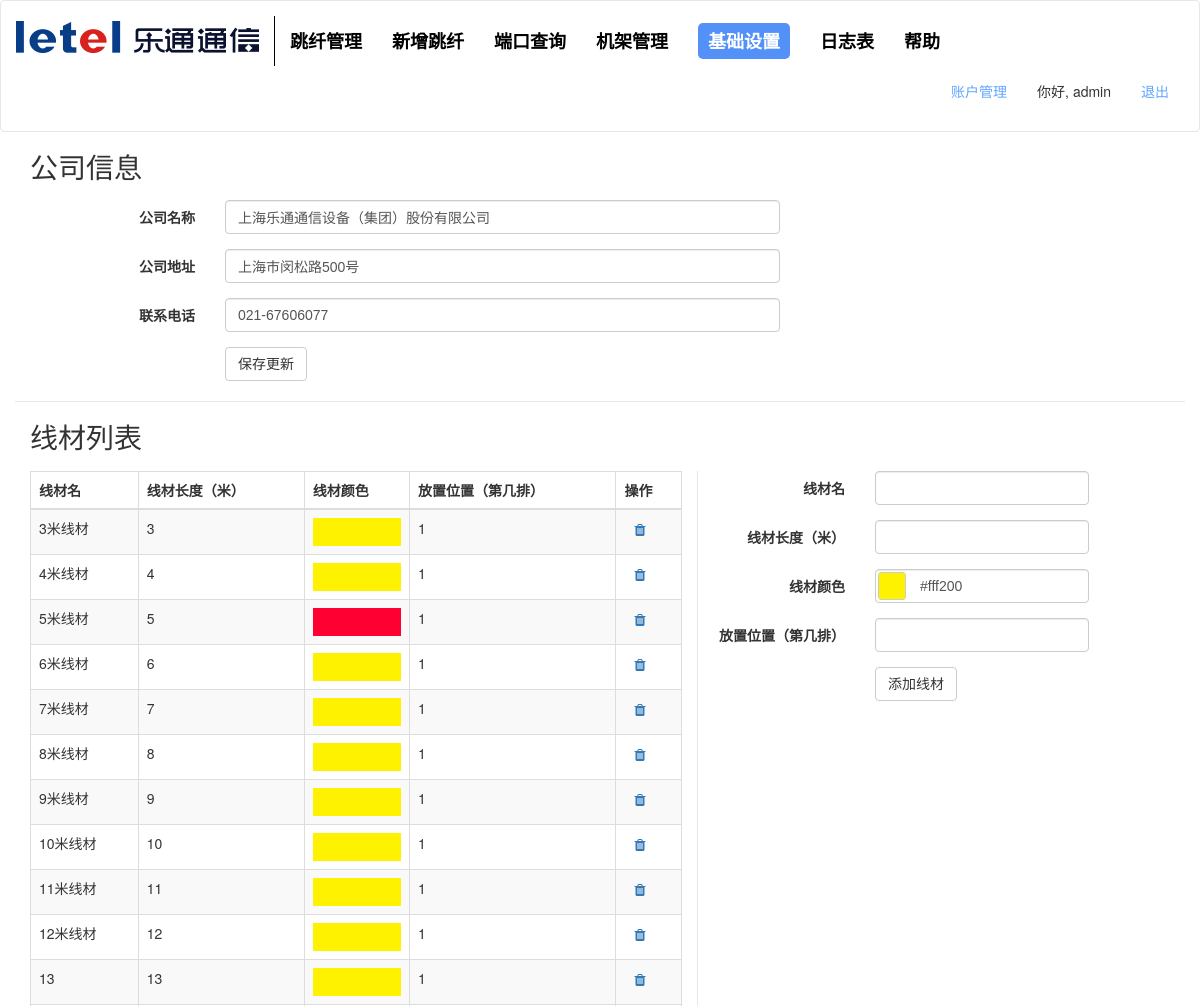
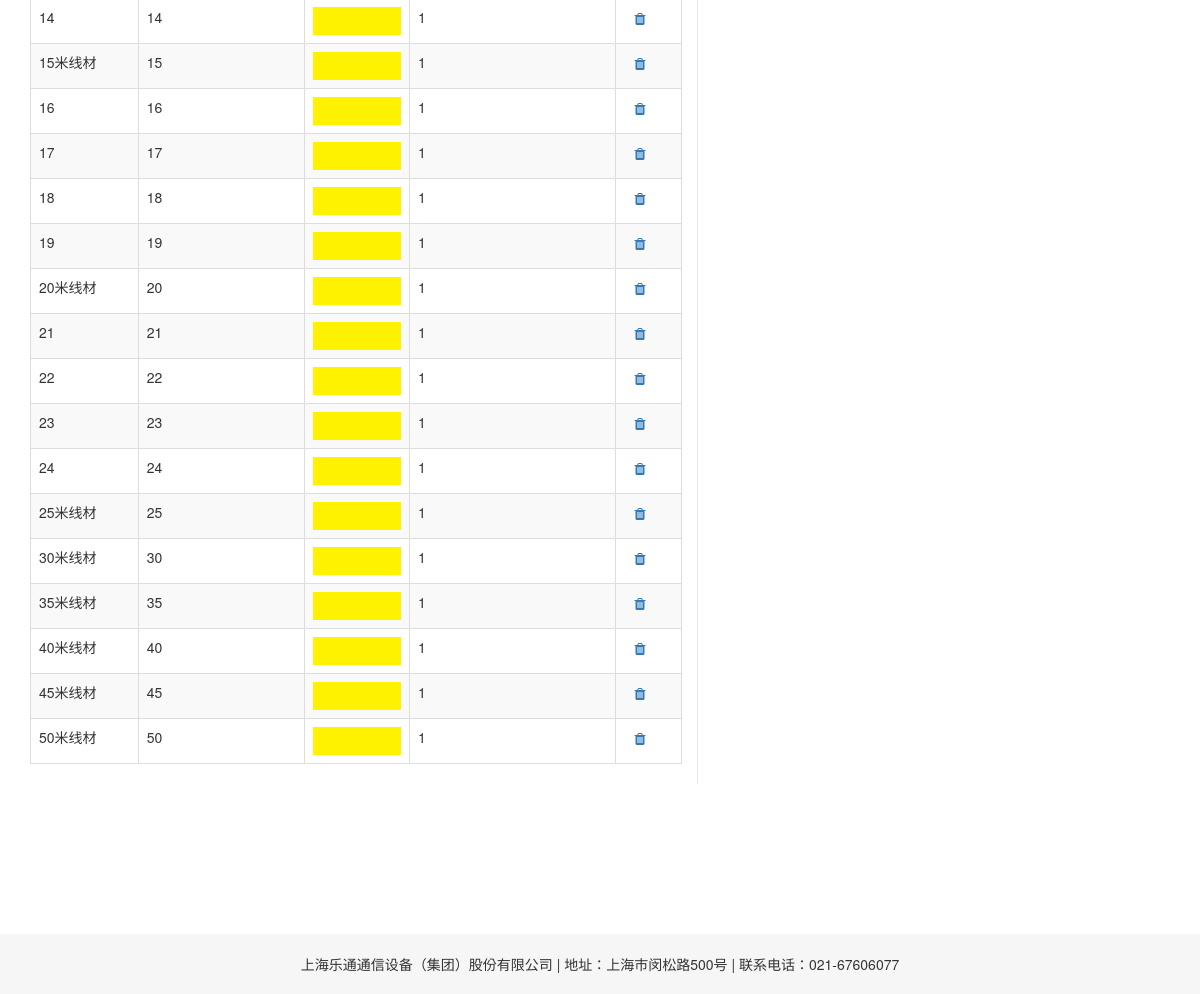
The page /setting (signed in) on the database its author committed (2 pictures, top to bottom).
### app/models.py (models this page shows, shortened)
class User(UserMixin, db.Model):
    __tablename__ = 'User'
    id = db.Column(db.Integer, primary_key=True)
    email = db.Column(db.String(64))
    username = db.Column(db.String(64), unique=True, index=True)
    password_hash = db.Column(db.String(128))
    role_id = db.Column(db.Integer, db.ForeignKey('roles.id')) #外键role_id = roles.id= roles表中的id
    status = db.Column(db.Boolean, default=True)
    login_time = db.Column(db.DateTime)
    logout_time = db.Column(db.DateTime)
    logs = db.relationship('Log', backref='user', lazy='dynamic')
    @property
    def password(self):
        raise AttributeError('password is not a readable attribute')
    def can(self, permissions):
        return self.role is not None and \
            (self.role.permissions & permissions) == permissions
    def is_administrator(self):
        return self.can(Permission.ADMINISTER)

class CompanyTable(db.Model):
    __tablename__ = 'Company'
    id = db.Column(db.Integer, primary_key=True)
    company_name = db.Column(db.String(128))
    company_address = db.Column(db.String(128))
    company_tel = db.Column(db.String(16))

class LineTable(db.Model):
    __tablename__ = 'Line'
    id = db.Column(db.Integer, primary_key=True)
    line_name = db.Column(db.String(16))  # 线材名
    line = db.Column(db.Integer)  # 线材长度
    line_color = db.Column(db.String(16))
    line_place = db.Column(db.String(32))  # 放置位置

### app/main/views.py (the view, shortened to what this page needs)
@main.route('/setting', methods=['GET', 'POST'])
@login_required
def setting():
    form = SettingForm()
    form.company_name.render_kw = {'class': 'form-control'}
    form.company_address.render_kw = {'class': 'form-control'}
    form.company_tel.render_kw = {'class': 'form-control'}
    form.line_name.render_kw = {'class': 'form-control'}
    form.line.render_kw = {'class': 'form-control'}
    form.line_color.render_kw = {'class': 'form-control demo',
                                 'data-control': 'hue'}
    form.line_place.render_kw = {'class': 'form-control'}
    form.kuapai_buchang.render_kw = {'class': 'form-control'}
    lineTables = LineTable.query.order_by(LineTable.line.asc()).all()
    companyTables = CompanyTable.query.all()
    if companyTables:
        form.company_name.data = companyTables[0].company_name
        form.company_address.data = companyTables[0].company_address
        form.company_tel.data = companyTables[0].company_tel
    company = CompanyTable.query.first()
    return  render_template('setting.html', form=form, lineTables=lineTables, companyTables=companyTables, company=company)

### app/main/forms.py
class SettingForm(FlaskForm):
    company_name = StringField('公司名称')
    company_address = StringField('公司地址')
    company_tel = StringField('联系电话')
    line_name = StringField('线材名')
    line = IntegerField('线材长度（米）')
    line_color = StringField('线材颜色', default='#FFF200')
    line_place = StringField('放置位置（第几排）')
    kuapai_buchang = IntegerField('机架跨排补偿')
    submit1 = SubmitField('保存更新')
    submit2 = SubmitField('添加线材')
    submit3 = SubmitField('保存修改')

### app/models.py (called while the page is built)
@login_manager.user_loader
def load_user(user_id):
    return User.query.get(int(user_id))

### app/templates/setting.html (shortened to what this page needs)
{% extends "base.html" %}
{% import "bootstrap/wtf.html" as wtf %}
{% block styles %}
    {{ super() }}
    <link href={{ url_for('static', filename = 'vendor/app/css/setting.css') }} rel="stylesheet">
    <link href={{ url_for('static', filename = 'jQuery-minicolors/jquery.minicolors.css') }} rel="stylesheet">
{% endblock %}
{% block page_content %}
<form class="form-horizontal" method="POST">
    <h1>公司信息</h1>
    <div class="form-group">
        <label for="company_name" class="col-md-2 control-label">{{ form.company_name.label }}</label>
        <div class="col-md-6">
            {{ form.company_name }}
        </div>
    </div>
    <div class="form-group">
        <label for="company_address" class="col-md-2 control-label">{{ form.company_address.label }}</label>
        <div class="col-md-6">
            {{ form.company_address }}
        </div>
    </div>
    <div class="form-group">
        <label for="company_tel" class="col-md-2 control-label">{{ form.company_tel.label }}</label>
        <div class="col-md-6">
            {{ form.company_tel }}
        </div>
    </div>
    <div class="form-group">
        <div class="col-md-offset-2 col-md-4">
          <button type="submit" class="btn btn-default" name="save_company">保存更新</button>
        </div>
    </div>
    <h1>线材列表</h1>
    <div class="row">
        <div class="col-md-7 xiancai-table">
            <div class="table-responsive">
                <table class="table table-striped table-bordered table-hover">
                    <thead>
                        <tr>
                            <th>线材名</th>
                            <th>线材长度（米）</th>
                            <th>线材颜色</th>
                            <th>放置位置（第几排）</th>
                            <th>操作</th>
                        </tr>
                    </thead>
                    <tbody>
                        {% for lineTable in lineTables %}
                            <tr>
                                <td>{{ lineTable.line_name }}</td>
                                <td>{{ lineTable.line }}</td>
                                <td><input type="hidden" id="hidden-input" class="demo" value="{{ lineTable.line_color }}"></td>
                                <td>{{ lineTable.line_place }}</td>
                                <td>
                                    <a class="icon" href="/setting/line/delete/{{ lineTable.id }}" title="删除" style="margin-left: 10px;">
                                        <span class="fa fa-trash glyphicon glyphicon-trash"></span>
                                    </a>
                                </td>
                            </tr>
                        {% endfor %}
                    </tbody>
                </table>
            </div>
        </div>
        <div class="col-md-5">
            <div class="form-group">
                <label for="line_name" class="col-md-4 control-label">{{ form.line_name.label }}</label>
                <div class="col-md-6">
                    {{ form.line_name }}
                </div>
            </div>
            <div class="form-group">
                <label for="line_name" class="col-md-4 control-label">{{ form.line.label }}</label>
                <div class="col-md-6">
                    {{ form.line }}
                </div>
            </div>
            <div class="form-group">
                <label for="line_color" class="col-md-4 control-label">{{ form.line_color.label }}</label>
                <div class="col-md-6">
                    {{ form.line_color }}
                </div>
            </div>
            <div class="form-group">
                <label for="line_place" class="col-md-4 control-label">{{ form.line_place.label }}</label>
                <div class="col-md-6">
                    {{ form.line_place }}
                </div>
            </div>
            <div class="form-group">
                <div class="col-md-offset-4 col-md-4">
                  <button type="submit" class="btn btn-default" name="add_xiancai">添加线材</button>
                </div>
            </div>
        </div>
    </div>
</form>
{% endblock %}
{% block scripts %}
<footer class="text-center">
    <span class="footer">{{ company.company_name }} | 地址：{{ company.company_address }} | 联系电话：{{ company.company_tel }}</span>
</footer>
{% endblock %}

### app/templates/base.html (shortened to what this page needs)
{% extends "bootstrap/base.html" %}
{% block styles %}
    {{ super() }}
    <link href={{ url_for('static', filename = 'vendor/bootstrap/css/bootstrap.min.css') }} rel="stylesheet">
    <link href={{ url_for('static', filename = 'vendor/app/css/normalize.css') }} rel="stylesheet">
    <link href={{ url_for('static', filename = 'vendor/app/css/base.css') }} rel="stylesheet">
    <link href={{ url_for('static', filename = 'vendor/font-awesome/css/font-awesome.min.css') }} rel="stylesheet" type="text/css">
{% endblock %}
{% block body_attribs %}
     onload="draw();"
{% endblock %}
{% block navbar %}
    <div class="navbar navbar-default" role="navigation">
        <div class="container">
            <div class="navbar-header">
                <a class="navbar-brand" href="/"><img src="/static/images/logo.jpg"></a>
            </div>
            <div class="navbar-collapse collapse">
                <ul class="nav navbar-nav">
                    <li><a href="/"><span>跳纤管理</span></a></li>
                    <li><a href="/new-jumping"><span>新增跳纤</span></a></li>
                    <li><a href="/interface"><span>端口查询</span></a></li>
                    <li><a href="/shebei"><span>机架管理</span></a></li>
                    <li><a href="/setting"><span>基础设置</span></a></li>
                    <li><a href="/log"><span>日志表</span></a></li>
                    <li><a href="/help"><span>帮助</span></a></li>
                </ul>
                <ul class="nav navbar-nav navbar-right">
                    {% if current_user.is_administrator() %}
                        <li><a href="{{ url_for('auth.account') }}">账户管理</a></li>
                    {% endif %}
                    {% if current_user.is_authenticated %}
                        <li class="hello-user"><span>你好, {{ current_user.username }}</span></li>
                        <li><a href="{{ url_for('auth.logout') }}">退出</a></li>
                    {% else %}
                        <li><a href="{{ url_for('auth.login') }}">登入</a></li>
                    {% endif %}
                </ul>
            </div>
        </div>
    </div>
{% endblock %}
{% block content %}
<div class="container">
{% block page_content %}{% endblock %}
</div>
{% endblock %}

### rows shown on the page
User: username "admin"
CompanyTable: company_name "上海乐通通信设备（集团）股份有限公司", company_address "上海市闵松路500号", company_tel "021-67606077"
LineTable: line_name "3米线材", line "3", line_place "1"
LineTable: line_name "4米线材", line "4", line_place "1"
LineTable: line_name "5米线材", line "5", line_place "1"
LineTable: line_name "6米线材", line "6", line_place "1"
LineTable: line_name "7米线材", line "7", line_place "1"
LineTable: line_name "8米线材", line "8", line_place "1"
LineTable: line_name "9米线材", line "9", line_place "1"
LineTable: line_name "10米线材", line "10", line_place "1"
LineTable: line_name "11米线材", line "11", line_place "1"
LineTable: line_name "12米线材", line "12", line_place "1"
LineTable: line_name "13", line "13", line_place "1"
LineTable: line_name "14", line "14", line_place "1"
LineTable: line_name "15米线材", line "15", line_place "1"
LineTable: line_name "16", line "16", line_place "1"
LineTable: line_name "17", line "17", line_place "1"
LineTable: line_name "18", line "18", line_place "1"
LineTable: line_name "19", line "19", line_place "1"
LineTable: line_name "20米线材", line "20", line_place "1"
LineTable: line_name "21", line "21", line_place "1"
LineTable: line_name "22", line "22", line_place "1"
LineTable: line_name "23", line "23", line_place "1"
LineTable: line_name "24", line "24", line_place "1"
LineTable: line_name "25米线材", line "25", line_place "1"
LineTable: line_name "30米线材", line "30", line_place "1"
LineTable: line_name "35米线材", line "35", line_place "1"
LineTable: line_name "40米线材", line "40", line_place "1"
LineTable: line_name "45米线材", line "45", line_place "1"
LineTable: line_name "50米线材", line "50", line_place "1"
